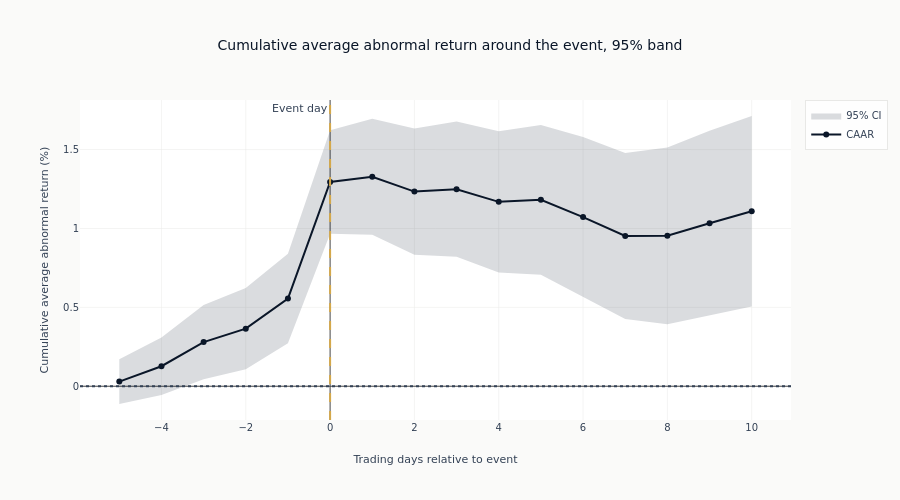

Write notebook code for a chart like this one.
### Markdown cell above
## Visualize CAAR with Confidence Bands

The variance of the CAAR is the **cumulative sum** of the daily AAR variances,
not a rolling calculation - abnormal returns accumulate day by day, so their
variances add:

$$\text{Var}(\text{CAAR}_t) = \sum_{s=1}^{t} \text{Var}(\text{AAR}_s)$$

$$\text{SE}(\text{CAAR}_t) = \sqrt{\sum_{s=1}^{t} \frac{\sigma_s^2}{n_s}}$$

### Code cell
if len(result["daily_aar"]) > 0:
    daily_aar = result["daily_aar"]

    fig = go.Figure()

    days = daily_aar["day"].to_list()
    caar = daily_aar["caar"].to_numpy() * 100  # Convert to percent
    caar_se = daily_aar["caar_se"].to_numpy() * 100

    # Confidence band at CONF_LEVEL; Var(CAAR_t) is the cumulative sum of daily AAR variances
    upper = caar + Z_CRIT * caar_se
    lower = caar - Z_CRIT * caar_se

    fig.add_trace(
        go.Scatter(
            x=days + days[::-1],
            y=np.concatenate([upper, lower[::-1]]).tolist(),
            fill="toself",
            fillcolor="rgba(10, 22, 40, 0.15)",  # COLORS["blue"] at 15% opacity
            line=dict(width=0),
            name=f"{CONF_LEVEL:.0%} CI",
        )
    )

    # CAAR line drawn on top of the band
    fig.add_trace(
        go.Scatter(
            x=days,
            y=caar,
            mode="lines+markers",
            name="CAAR",
            line=dict(color=COLORS["blue"], width=2),
        )
    )

    # Event day marker and zero reference
    fig.add_vline(
        x=0,
        line_dash="dash",
        line_color=COLORS["amber"],
        annotation_text="Event day",
        annotation_position="top left",
    )
    fig.add_hline(y=0, line_dash="dot", line_color=COLORS["neutral"])

    fig.update_layout(
        title=f"Cumulative average abnormal return around the event, {CONF_LEVEL:.0%} band",
        xaxis_title="Trading days relative to event",
        yaxis_title="Cumulative average abnormal return (%)",
        height=500,
    )

    show_plotly_with_alt(
        fig,
        (
            "A line chart of cumulative average abnormal return, in percent, against trading "
            "days relative to the event, running from five days before to ten days after. A "
            "grey band marks the confidence interval and an amber "
            "vertical line labelled Event day marks day zero. The line starts at zero five "
            "days before, climbs steadily through the pre-event days, and rises most "
            "steeply between the day before and the event day itself, where it reaches its "
            "highest level. After the event it is flat to slightly declining for the rest "
            "of the window, ending a little below its peak. The confidence band is narrow "
            "before the event and widens steadily after it, with its lower edge "
            "coming closer to zero at the right without reaching it."
        ),
    )

### Figure 1 — Plotly figure (JSON) as saved in the notebook; plotly's stock layout.template omitted (floating-point values rounded to 4 significant figures)
{"data": [{"fill": "toself", "fillcolor": "rgba(10, 22, 40, 0.15)", "line": {"width": 0}, "name": "95% CI", "type": "scatter", "x": [-5, -4, -3, -2, -1, 0, 1, 2, 3, 4, 5, 6, 7, 8, 9, 10, 10, 9, 8, 7, 6, 5, 4, 3, 2, 1, 0, -1, -2, -3, -4, -5], "y": [0.1717, 0.309, 0.5153, 0.6221, 0.8395, 1.622, 1.696, 1.634, 1.678, 1.616, 1.657, 1.579, 1.478, 1.513, 1.62, 1.713, 0.5051, 0.4475, 0.3933, 0.4265, 0.5649, 0.7069, 0.7212, 0.8203, 0.8331, 0.9602, 0.9669, 0.2718, 0.1075, 0.04458, -0.05515, -0.1126]}, {"line": {"color": "#0a1628", "width": 2}, "mode": "lines+markers", "name": "CAAR", "type": "scatter", "x": [-5, -4, -3, -2, -1, 0, 1, 2, 3, 4, 5, 6, 7, 8, 9, 10], "y": [0.02956, 0.1269, 0.2799, 0.3648, 0.5557, 1.295, 1.328, 1.234, 1.249, 1.169, 1.182, 1.072, 0.9522, 0.9534, 1.034, 1.109]}], "layout": {"annotations": [{"showarrow": false, "text": "Event day", "x": 0, "xanchor": "right", "xref": "x", "y": 1, "yanchor": "top", "yref": "y domain"}], "height": 500, "shapes": [{"line": {"color": "#D4A84B", "dash": "dash"}, "type": "line", "x0": 0, "x1": 0, "xref": "x", "y0": 0, "y1": 1, "yref": "y domain"}, {"line": {"color": "#334155", "dash": "dot"}, "type": "line", "x0": 0, "x1": 1, "xref": "x domain", "y0": 0, "y1": 0, "yref": "y"}], "title": {"text": "Cumulative average abnormal return around the event, 95% band"}, "xaxis": {"title": {"text": "Trading days relative to event"}}, "yaxis": {"title": {"text": "Cumulative average abnormal return (%)"}}}}
